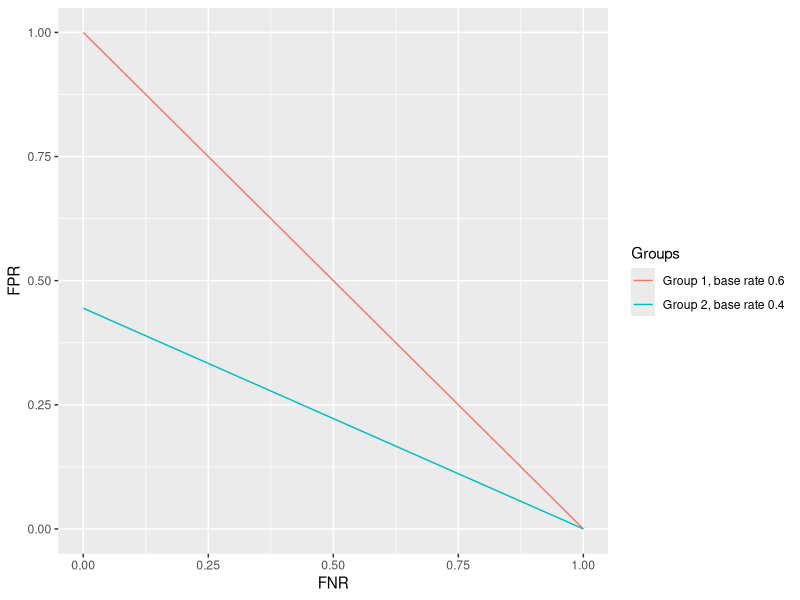

Source code (R):
## ---- chunk 1
library(tufte)
knitr::opts_chunk$set(echo = TRUE)
## ---- chunk 2
ppv1 <- 0.6
ppv2 <- 0.6

prior1 <- 0.6
prior2 <- 0.4

fun.fpr1 <- function(x) (1-x)*(prior1/(1-prior1))*((1-ppv1)/ppv1)
fun.fpr2 <- function(x) (1-x)*(prior2/(1-prior2))*((1-ppv2)/ppv1)
fun.fnr1 <- function(x) (1 - ((x)*((1-prior1)/(prior1))*((ppv1)/(1-ppv1))))
fun.fnr2 <- function(x) (1 - ((x)*((1-prior2)/(prior2))*((ppv2)/(1-ppv2))))

# x is FNR

library(ggplot2)

base <-
  ggplot() +
  xlim(0, 1) +
  labs(colour = "Groups", shape = "name2")

base + 
      geom_function(aes(colour = "Group 1, base rate 0.6"), fun = fun.fpr1) +
      geom_function(aes(colour = "Group 2, base rate 0.4"), fun = fun.fpr2) +
      ylab("FPR") +
      xlab("FNR") +
      ylim(0, 1)
